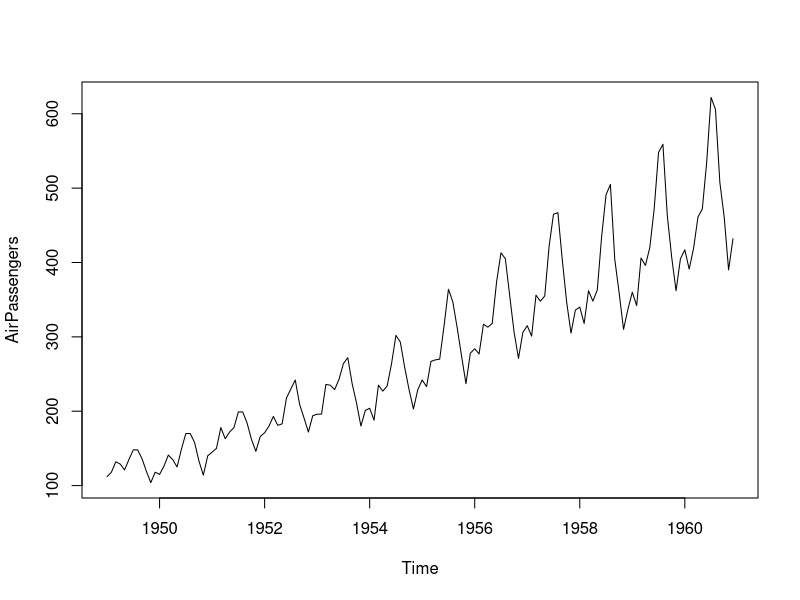
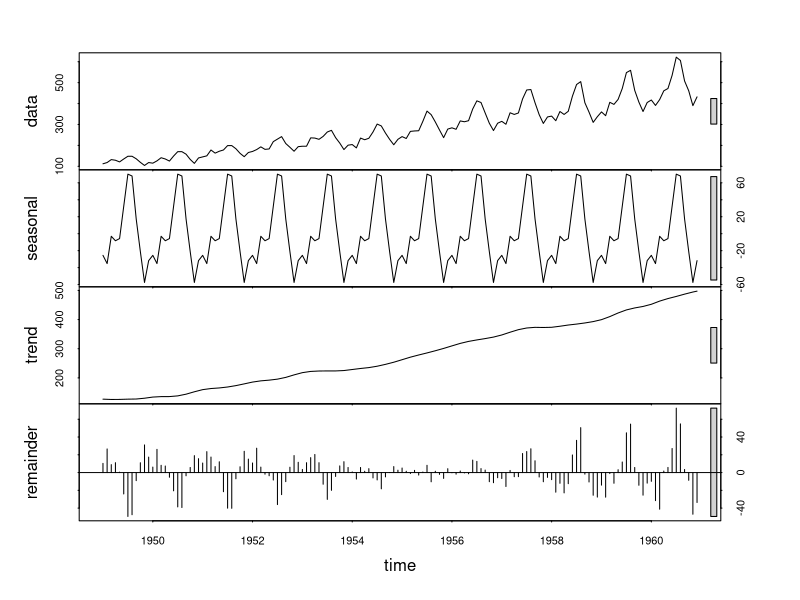
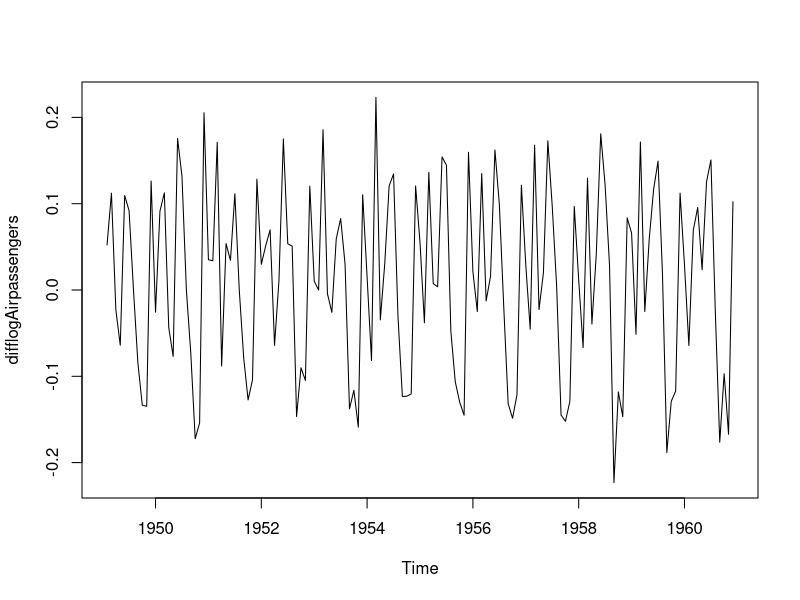
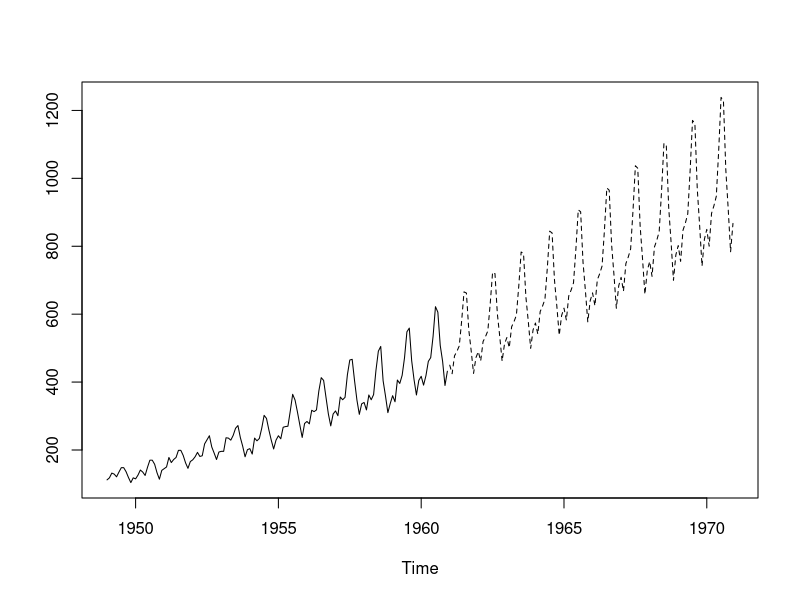

The R source for these figures, in order:
#날짜 : 2021/01/28
#이름 : 김하린
#내용 : Ch17. 시계열 분석 - ARIMA모형 분석실습 교재 p598

########################################
#항공기 탑승 승객수 예측분석
install.packages('tseries')
install.packages('forecast')
library(tseries)
library(forecast)

#1단계 - 시계열 자료 특성분석(정상성/비정상성)
AirPassengers
class(AirPassengers)
plot(AirPassengers)  #비정상적 데이터임을 확인함

plot(stl(AirPassengers, s.window = 'periodic'))

#2단계 - 정상성 데이터로 변환
difflogAirpassengers <- diff(log(AirPassengers))
plot(difflogAirpassengers)

#3단계 - ARIMA모형 생성을 위해 최적화된 파라미터 확인
auto.arima(difflogAirpassengers)

#4단계 - ARIMA모형
model <- arima(log(AirPassengers), 
               c(1,0,1), 
               seasonal = list(order=c(0,1,1)))

#5단계 - 미래 추이 예측
result_pred <- predict(model, n.ahead = 120) #10년 앞의 추세 예측
ts.plot(AirPassengers, exp(result_pred$pred), lty=c(1,2))
